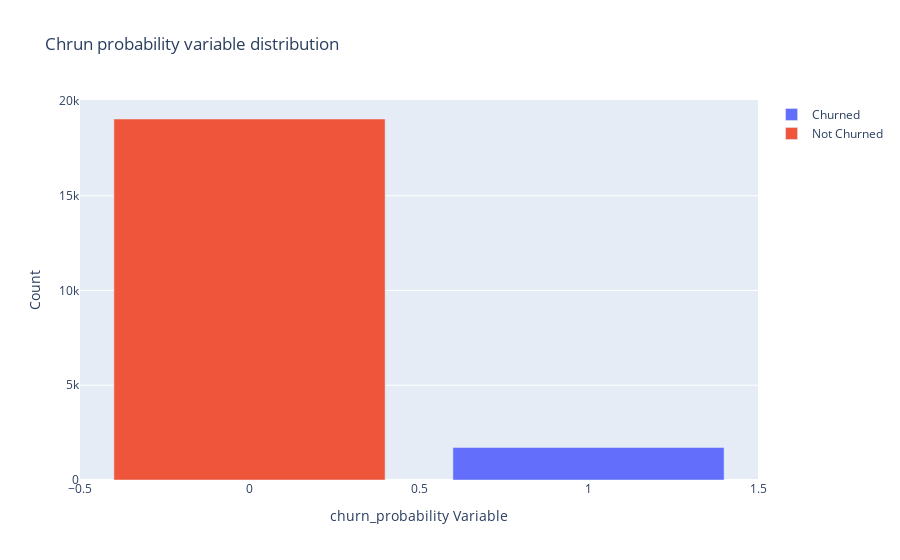

Notebook source saved alongside this figure:
### Markdown cell above
## 4. Exploratory Data Analysis/Data Visualization

### Code cell
#Number of churn in the current data representing high value customers

tr0 = go.Bar(
            x = Telecom_df_filtered[Telecom_df_filtered["churn_probability"]== 1]["churn_probability"].value_counts().index.values,
            y = Telecom_df_filtered[Telecom_df_filtered["churn_probability"]== 1]["churn_probability"].value_counts().values,
            name='Churned'
    )

tr1 = go.Bar(
            x = Telecom_df_filtered[Telecom_df_filtered["churn_probability"]== 0]["churn_probability"].value_counts().index.values,
            y = Telecom_df_filtered[Telecom_df_filtered["churn_probability"]== 0]["churn_probability"].value_counts().values,
            name='Not Churned'
    )

data = [tr0, tr1]

layout = go.Layout(
    
)

layout = go.Layout(
    yaxis=dict(
        title='Count'
    ),
    xaxis=dict(
        title='churn_probability Variable'
    ),
    title='Chrun probability variable distribution'
)

fig = go.Figure(data=data, layout=layout)


py.iplot(fig, filename='grouped-bar')

### Figure 1 — Plotly figure (JSON) as saved in the notebook; plotly's stock layout.template omitted (floating-point values rounded to 4 significant figures)
{"data": [{"name": "Churned", "type": "bar", "x": [1], "y": [1717]}, {"name": "Not Churned", "type": "bar", "x": [0], "y": [19047]}], "layout": {"title": {"text": "Chrun probability variable distribution"}, "xaxis": {"title": {"text": "churn_probability Variable"}}, "yaxis": {"title": {"text": "Count"}}}}
